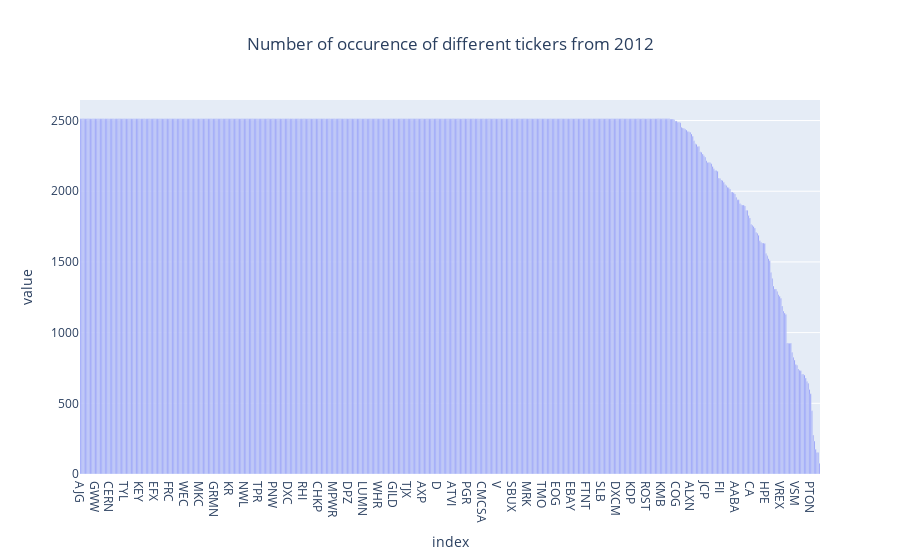
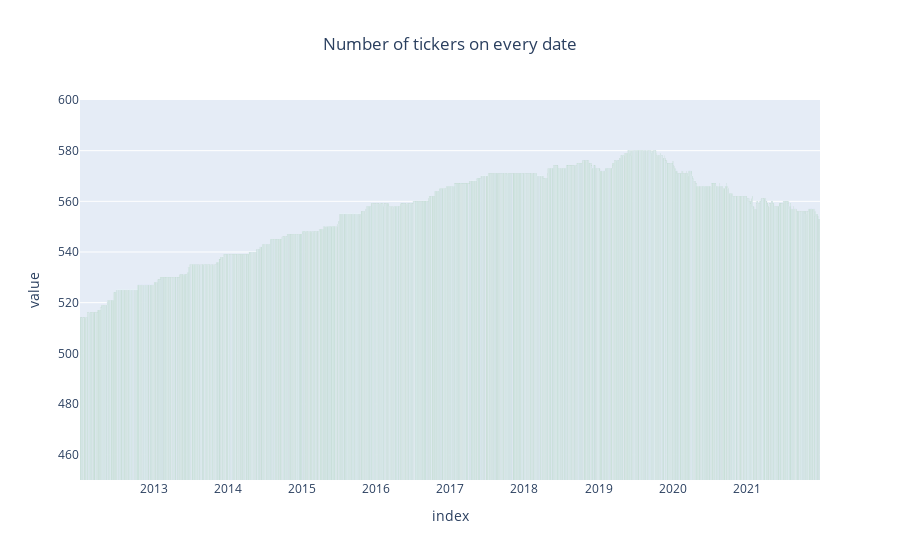

The code cell stored with these charts, in order, in its notebook:
### Code cell
fig1 = px.bar(all_hist_capital['symbol'].value_counts(),title="Number of occurence of different tickers from 2012")
fig2 = px.bar(all_hist_capital['date'].value_counts(),title="Number of tickers on every date").update_traces(marker_color='green')
fig1.update_layout(showlegend=False,title_x=0.5)
fig2.update_layout(yaxis_range=[450,600],showlegend=False,title_x=0.5)

### Figure 1 — Plotly figure (JSON) as saved in the notebook; plotly's stock layout.template omitted (floating-point values rounded to 4 significant figures; data arrays with more than 128 entries replaced by an {"elided": "..."} marker saying what was removed)
{"data": [{"alignmentgroup": "True", "hovertemplate": "variable=symbol<br>index=%{x}<br>value=%{y}<extra></extra>", "legendgroup": "symbol", "marker": {"color": "#636efa", "pattern": {"shape": ""}}, "name": "symbol", "offsetgroup": "symbol", "orientation": "v", "showlegend": true, "textposition": "auto", "type": "bar", "x": {"elided": "596 str values"}, "xaxis": "x", "y": {"elided": "596 int values"}, "yaxis": "y"}], "layout": {"barmode": "relative", "legend": {"title": {"text": "variable"}, "tracegroupgap": 0}, "showlegend": false, "title": {"text": "Number of occurence of different tickers from 2012", "x": 0.5}, "xaxis": {"anchor": "y", "domain": [0, 1], "title": {"text": "index"}}, "yaxis": {"anchor": "x", "domain": [0, 1], "title": {"text": "value"}}}}

### Figure 2 — Plotly figure (JSON) as saved in the notebook; plotly's stock layout.template omitted (floating-point values rounded to 4 significant figures; data arrays with more than 128 entries replaced by an {"elided": "..."} marker saying what was removed)
{"data": [{"alignmentgroup": "True", "hovertemplate": "variable=date<br>index=%{x}<br>value=%{y}<extra></extra>", "legendgroup": "date", "marker": {"color": "green", "pattern": {"shape": ""}}, "name": "date", "offsetgroup": "date", "orientation": "v", "showlegend": true, "textposition": "auto", "type": "bar", "x": {"elided": "2513 str values"}, "xaxis": "x", "y": {"elided": "2513 int values"}, "yaxis": "y"}], "layout": {"barmode": "relative", "legend": {"title": {"text": "variable"}, "tracegroupgap": 0}, "showlegend": false, "title": {"text": "Number of tickers on every date", "x": 0.5}, "xaxis": {"anchor": "y", "domain": [0, 1], "title": {"text": "index"}}, "yaxis": {"anchor": "x", "domain": [0, 1], "range": [450, 600], "title": {"text": "value"}}}}
